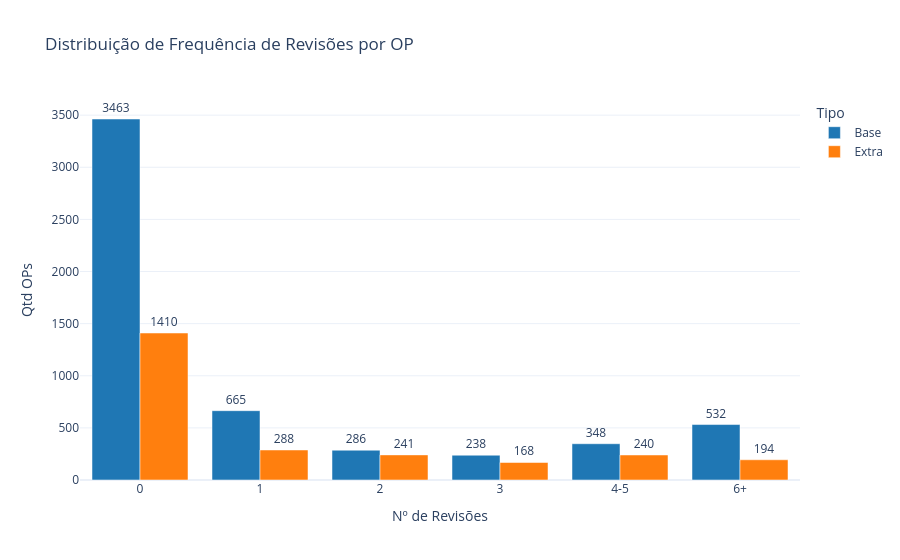

The cell this chart's notebook holds for it:
### Markdown cell above
# 5. Análise de Frequência de Revisões

### Code cell
df_freq, freq_dist, pct_sem_rev, pct_3_mais = prepare_freq_distribution(df_freq)
plot_freq_distribution(freq_dist, colors_cycle)
print(f"\n{pct_sem_rev:.1f}% das OPs nunca tiveram revisão")
print(f"{pct_3_mais:.1f}% tiveram 3+ revisões")

### Figure 1 — Plotly figure (JSON) as saved in the notebook; plotly's stock layout.template omitted (floating-point values rounded to 4 significant figures)
{"data": [{"alignmentgroup": "True", "hovertemplate": "Tipo=Base<br>Nº de Revisões=%{x}<br>Qtd OPs=%{text}<extra></extra>", "legendgroup": "Base", "marker": {"color": "#1f77b4", "pattern": {"shape": ""}}, "name": "Base", "offsetgroup": "Base", "orientation": "v", "showlegend": true, "text": [3463.0, 665.0, 286.0, 238.0, 348.0, 532.0], "textposition": "outside", "type": "bar", "x": ["0", "1", "2", "3", "4-5", "6+"], "xaxis": "x", "y": [3463, 665, 286, 238, 348, 532], "yaxis": "y"}, {"alignmentgroup": "True", "hovertemplate": "Tipo=Extra<br>Nº de Revisões=%{x}<br>Qtd OPs=%{text}<extra></extra>", "legendgroup": "Extra", "marker": {"color": "#ff7f0e", "pattern": {"shape": ""}}, "name": "Extra", "offsetgroup": "Extra", "orientation": "v", "showlegend": true, "text": [1410.0, 288.0, 241.0, 168.0, 240.0, 194.0], "textposition": "outside", "type": "bar", "x": ["0", "1", "2", "3", "4-5", "6+"], "xaxis": "x", "y": [1410, 288, 241, 168, 240, 194], "yaxis": "y"}], "layout": {"barmode": "group", "legend": {"title": {"text": "Tipo"}, "tracegroupgap": 0}, "title": {"text": "Distribuição de Frequência de Revisões por OP"}, "xaxis": {"anchor": "y", "domain": [0, 1], "title": {"text": "Nº de Revisões"}}, "yaxis": {"anchor": "x", "domain": [0, 1], "title": {"text": "Qtd OPs"}}}}
